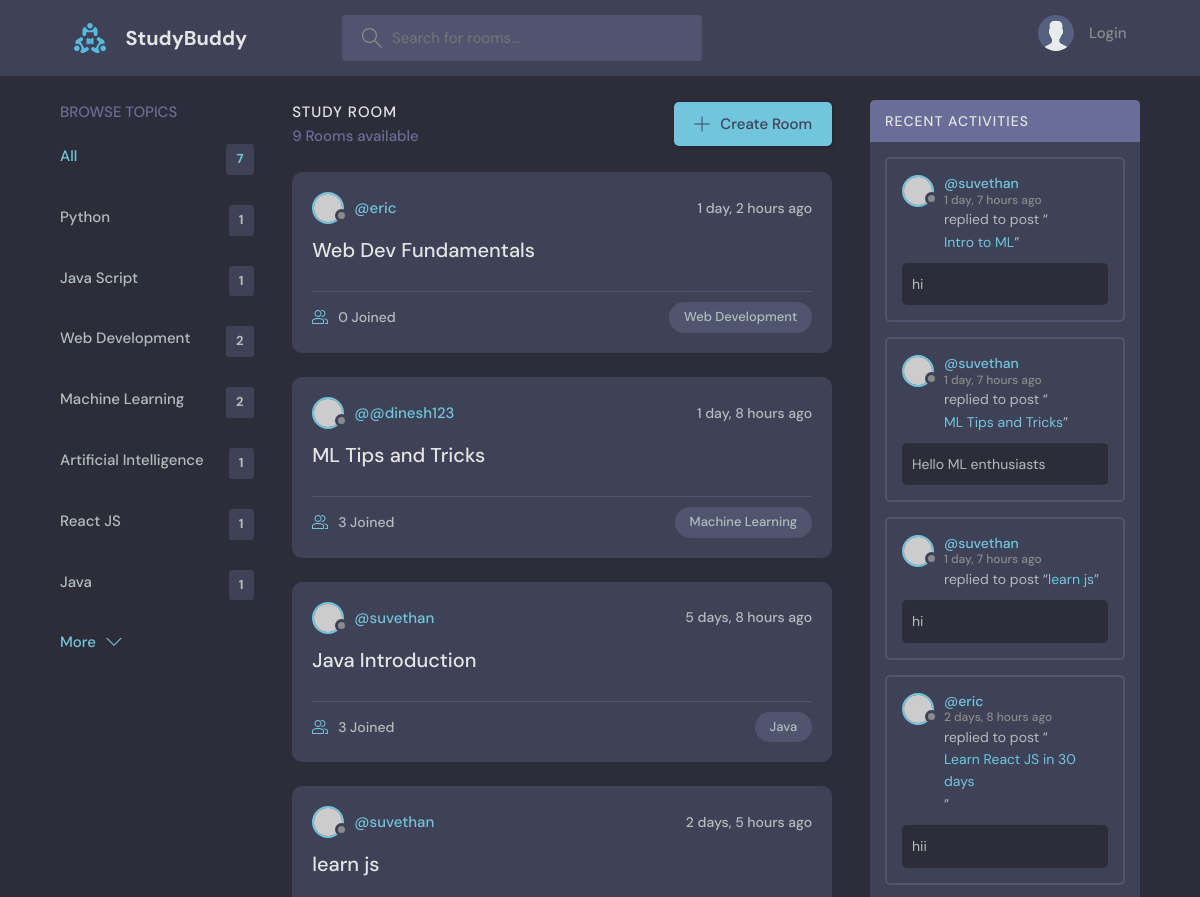
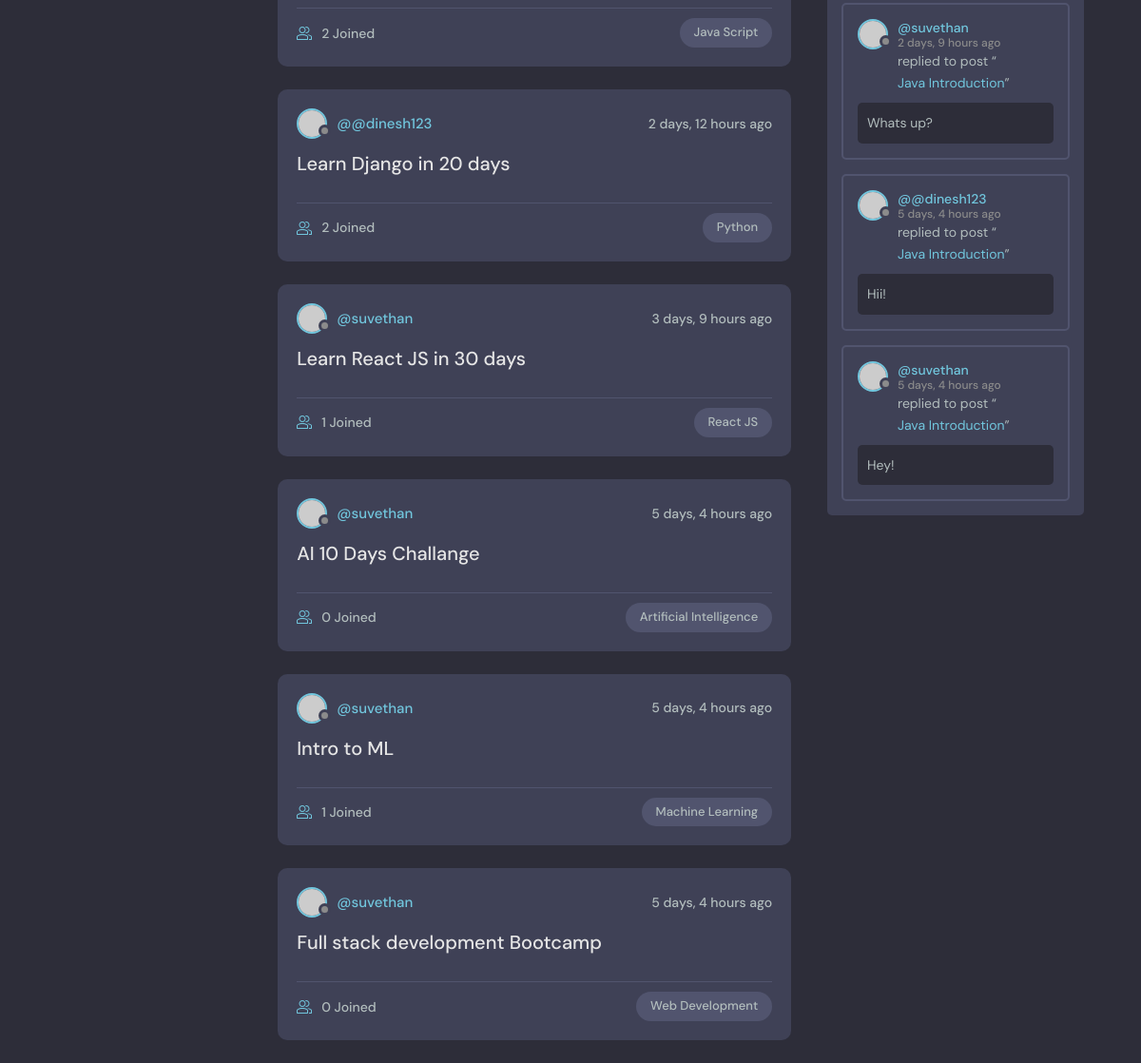
The app's page /test/home/ with its own data (2 pictures, top to bottom).
### test_app/models.py (models this page shows, shortened)
class Topic(models.Model):
    name = models.CharField(max_length=200)

class Room(models.Model):
    host = models.ForeignKey(User, on_delete=models.SET_NULL, null=True)
    topic = models.ForeignKey(Topic, on_delete=models.SET_NULL, null=True)
    name = models.CharField(max_length=200)
    description = models.TextField(null=True, blank=True)
    participants = models.ManyToManyField(User, related_name='participants', blank=True)
    updated = models.DateTimeField(auto_now=True)
    created = models.DateTimeField(auto_now_add=True)
    class Meta:
        ordering = ['-updated','-created']
    def __str__(self):
        return self.name

class Message(models.Model):
    user = models.ForeignKey(User, on_delete=models.CASCADE)
    room = models.ForeignKey(Room, on_delete=models.CASCADE)
    body = models.TextField()
    updated = models.DateTimeField(auto_now=True)
    created = models.DateTimeField(auto_now_add=True)
    class Meta:
        ordering = ['-updated','-created']

### test_app/views.py (the view)
# urls.py: 2. Add a URL to urlpatterns:  path('', views.home, name='home')
def home(request):
    q = request.GET.get('q') if request.GET.get('q') != None else ''
    rooms = Room.objects.filter(
        Q(topic__name__icontains=q) |
        Q(name__icontains=q) |
    Q(description__icontains=q)
    )
    topics = Topic.objects.all()
    room_count= rooms.count()
    room_messages= Message.objects.filter(Q(room__topic__name__icontains=q))
    context = {'rooms':rooms, 'topics': topics, 'room_count': room_count,'room_messages':room_messages}
    return render(request, 'test_app/home.html', context)

### test_app/templates/test_app/home.html (shortened to what this page needs)
{% extends "main.html" %} {% block content %}
<main class="layout layout--3">
  <div class="container">
    {% include 'test_app/topic_components.html' %}
    <div class="roomList">
      <div class="roomList__header">
        <div>
          <h2>Study Room</h2>
          <p>{{room_count}} Rooms available</p>
        </div>
        <a class="btn btn--main" href="create-room.html">
          <svg
            version="1.1"
            xmlns="http://www.w3.org/2000/svg"
            width="32"
            height="32"
            viewBox="0 0 32 32"
          >
            <title>add</title>
            <path
              d="M16.943 0.943h-1.885v14.115h-14.115v1.885h14.115v14.115h1.885v-14.115h14.115v-1.885h-14.115v-14.115z"
            ></path>
          </svg>
          Create Room
        </a>
      </div>
      {% include "test_app/feed_components.html" %}
    </div>
    <div>{% include "test_app/activity_components.html" %}</div>
  </div>
</main>
{% endblock content %}

### test_app/templates/test_app/topic_components.html
<div class="topics">
  <div class="topics__header">
    <h2>Browse Topics</h2>
  </div>
  <ul class="topics__list">
    <li>
      <a href="{% url 'home' %}" class="active"
        >All <span>{{topics.count}}</span></a
      >
    </li>
    {% for topic in topics %}
    <li>
      <a href="{% url 'home' %}?q={{topic.name}}"
        >{{topic.name}}<span>{{topic.room_set.all.count}}</span></a
      >
      {% endfor %}
    </li>
  </ul>
  <a class="btn btn--link" href="topics.html">
    More
    <svg
      version="1.1"
      xmlns="http://www.w3.org/2000/svg"
      width="32"
      height="32"
      viewBox="0 0 32 32"
    >
      <title>chevron-down</title>
      <path d="M16 21l-13-13h-3l16 16 16-16h-3l-13 13z"></path>
    </svg>
  </a>
</div>

### test_app/templates/test_app/feed_components.html (shortened to what this page needs)
{% for room in rooms %}
<div class="roomListRoom">
  <div class="roomListRoom__header">
    <a href="{% url 'user-profile' room.host.id %}" class="roomListRoom__author">
      <div class="avatar avatar--small">
        <img src="https://randomuser.me/api/portraits/women/11.jpg" />
      </div>
      <span>@{{room.host.username}}</span>
    </a>
    <div class="roomListRoom__actions">
      <span>{{room.created|timesince}} ago</span>
    </div>
  </div>
  <div class="roomListRoom__content">
    <a href="{% url 'room' room.id %}">{{room.name}}</a>
  </div>
  <div class="roomListRoom__meta">
    <a href="{% url 'room' room.id %}" class="roomListRoom__joined">
      {{room.participants.all.count}} Joined
    </a>
    <p class="roomListRoom__topic">{{room.topic.name}}</p>
  </div>
</div>
{% endfor %}

### test_app/templates/test_app/activity_components.html (shortened to what this page needs)
<div class="activities">
  <div class="activities__header">
    <h2>Recent Activities</h2>
  </div>
  {% for message in room_messages %}
  <div class="activities__box">
    <div class="activities__boxHeader roomListRoom__header">
      <a
        href="{% url 'user-profile' message.user.id %}"
        class="roomListRoom__author"
      >
        <div class="avatar avatar--small">
          <img src="https://randomuser.me/api/portraits/women/11.jpg" />
        </div>
        <p>
          @{{message.user}}
          <span>{{message.created|timesince}} ago</span>
        </p>
      </a>
    </div>
    <div class="activities__boxContent">
      <p>
        replied to post “<a href="{% url 'room' message.room.id %}"
          >{{message.room}}</a
        >”
      </p>
      <div class="activities__boxRoomContent">{{message.body}}</div>
    </div>
  </div>
  {% endfor %}
</div>

### records on screen
Topic: name "Python", room_set.all.count "1"
Topic: name "Java Script", room_set.all.count "1"
Topic: name "Web Development", room_set.all.count "2"
Topic: name "Machine Learning", room_set.all.count "2"
Topic: name "Artificial Intelligence", room_set.all.count "1"
Topic: name "React JS", room_set.all.count "1"
Topic: name "Java", room_set.all.count "1"
Room: host.username "eric", created "1 day, 2 hours", name "Web Dev Fundamentals", participants.all.count "0", topic.name "Web Development"
Room: host.username "@dinesh123", created "1 day, 8 hours", name "ML Tips and Tricks", participants.all.count "3", topic.name "Machine Learning"
Room: host.username "suvethan", created "5 days, 8 hours", name "Java Introduction", participants.all.count "3", topic.name "Java"
Room: host.username "suvethan", created "2 days, 5 hours", name "learn js", participants.all.count "2", topic.name "Java Script"
Room: host.username "@dinesh123", created "2 days, 12 hours", name "Learn Django in 20 days", participants.all.count "2", topic.name "Python"
Room: host.username "suvethan", created "3 days, 9 hours", name "Learn React JS in 30 days", participants.all.count "1", topic.name "React JS"
Room: host.username "suvethan", created "5 days, 4 hours", name "AI 10 Days Challange", participants.all.count "0", topic.name "Artificial Intelligence"
Room: host.username "suvethan", created "5 days, 4 hours", name "Intro to ML", participants.all.count "1", topic.name "Machine Learning"
Room: host.username "suvethan", created "5 days, 4 hours", name "Full stack development Bootcamp", participants.all.count "0", topic.name "Web Development"
Message: user "suvethan", created "1 day, 7 hours", room "Intro to ML", body "hi"
Message: user "suvethan", created "1 day, 7 hours", room "ML Tips and Tricks", body "Hello ML enthusiasts"
Message: user "suvethan", created "1 day, 7 hours", room "learn js", body "hi"
Message: user "eric", created "2 days, 8 hours", room "Learn React JS in 30 days", body "hii"
Message: user "suvethan", created "2 days, 9 hours", room "Java Introduction", body "Whats up?"
Message: user "@dinesh123", created "5 days, 4 hours", room "Java Introduction", body "Hii!"
Message: user "suvethan", created "5 days, 4 hours", room "Java Introduction", body "Hey!"

### other values on screen
{{ topics.count }} "7"
{{ room_count }} "9"
